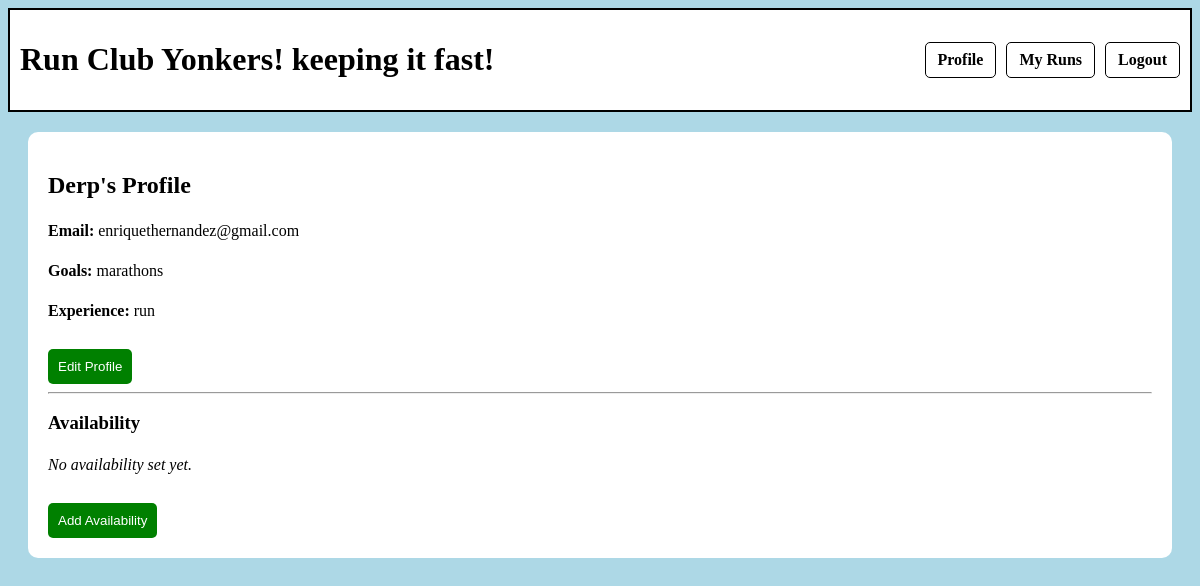
The page /profile/ (signed in) on the database as committed earlier.
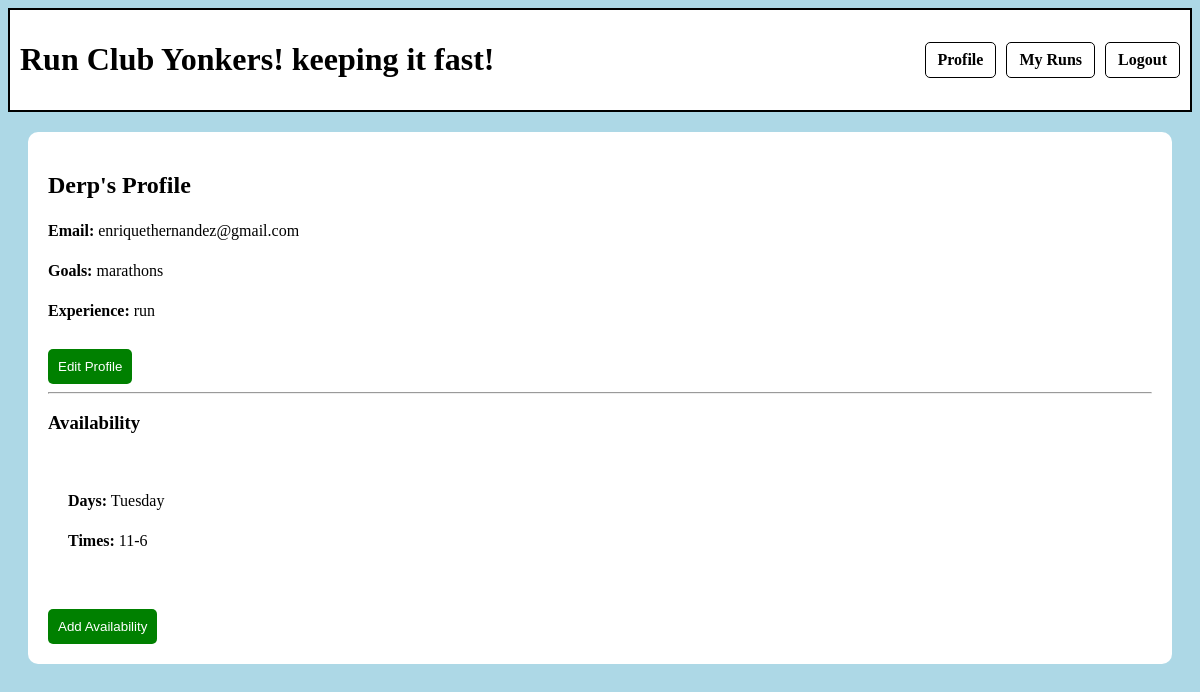
The same page on the database as committed later.
### members/models.py (models this page shows)
class Member(models.Model):
    firstname = models.CharField(max_length=255)
    lastname = models.CharField(max_length=255)
    age = models.IntegerField()
    email = models.EmailField()
    password = models.CharField(max_length=255)
    experience = models.TextField()
    goals = models.TextField()

class Availability(models.Model):
    member = models.ForeignKey(Member,on_delete=models.CASCADE)#delete if model is deleted
    days = models.TextField()
    times = models.TextField()

### members/views.py (the view)
# urls.py: path('profile/', views.profile, name='profile'),
def profile(request):
    member_id = request.session.get("member_id")
    if not member_id:
        return redirect("login")
    member = Member.objects.get(id=member_id)
    if request.method == "POST":
        member.goals = request.POST.get("goals")
        member.experience = request.POST.get("experience")
        member.save()
        return redirect("profile")
    availability = Availability.objects.filter(member=member)
    return render(request, 'profile.html', {
        "member": member,
        "availability": availability
    })

### members/templates/profile.html (shortened to what this page needs)
{% load static %}
<!DOCTYPE html>
<html>
    <head>
        <link rel="stylesheet" href="{% static 'style.css' %}">
    </head>
    <body>
        <header class="header-container">
            <h1><a href="/"> Run Club Yonkers! keeping it fast!</a></h1>
        <nav class="nav-links">
            <a href="/profile/" class="profile-btn">Profile</a>
            <a href="/runs/" class="profile-btn">My Runs</a>
            <a href="{% url 'logout' %}" class="profile-btn">Logout</a>
        </nav>
        </header>
        <main class="box" style="margin: 20px;">
        <h2>{{ member.firstname }}'s Profile</h2>
        <p><strong>Email:</strong> {{ member.email }}</p>
        <p><strong>Goals:</strong> {{ member.goals }}</p>
        <p><strong>Experience:</strong> {{ member.experience }}</p>
        <button type="button" onclick="toggleEdit()">
            Edit Profile
        </button>
        <hr>
        <h3>Availability</h3>
        {% if availability %}
            {% for a in availability %}
                <div class="box" style="margin-bottom:10px;">
                    <p><strong>Days:</strong> {{ a.days }}</p>
                    <p><strong>Times:</strong> {{ a.times }}</p>
                </div>
            {% endfor %}
        {% else %}
            <p><em>No availability set yet.</em></p>
        {% endif %}
        <button type="button" onclick="toggleAvailability()">
            Add Availability
        </button>
    </main>
    </body>
</html>

### members/static/style.css (style rules this page uses)
header { text-align: center; font-weight: bold; border: 2px solid black; padding: 10px; background-color: white; }
header a { text-decoration: none; color: black; }
body { background-color: lightblue; font-family: verdana; }
p { font-size: 16px; line-height: 1.5; }
.box { background-color: white; padding: 20px; border-radius: 10px; }
.header-container { display:flex; justify-content: space-between; align-items: center; padding: 10px; }
.profile-btn { text-decoration: none; background-color: white; padding: 8px 12px; border-radius: 5px; color: black; border: 1px solid black; }
button { margin-top: 10px; padding: 10px; background-color: green; color: white; border: none; border-radius: 5px; cursor: pointer; }
.nav-links a { text-decoration: none; color: black; }
.nav-links { display: flex; gap: 10px; }

Rows that differ between the two databases and show on the page:
added Availability: days "Tuesday", times "11-6"
Other text that changed with them:
text no longer shown: "No availability set yet."
